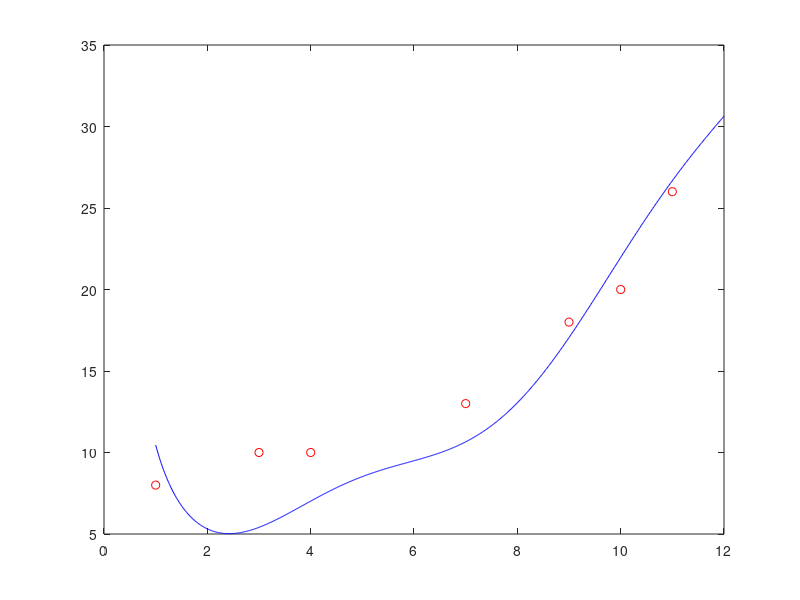

Recreate this plot in MATLAB.
x = [1 3  4  7  9  10 11];
f = [8 10 10 13 18 20 26];

A = [sum(1./x.^2), sum(1./x .* sin(x)), sum(1./x .* x.^2);
     sum(sin(x) .* 1./x), sum(sin(x).^2), sum(sin(x) .* x.^2);
     sum(x.^2 .* 1./x), sum(x.^2 .* sin(x)), sum(x.^4)];

B = [sum(f .* 1./x);
     sum(f .* sin(x));
     sum(f .* x.^2);];

C = A\B;

m = C(1)*1./x+C(2)*sin(x)+C(3)*x.^2; % Modelo
residuo = f - m; % Resido ponto a ponto
S = sum(residuo.^2); % Somatório do quadrado do residuo
xaux = 1:0.01:12;
maux = C(1)*1./xaux+C(2)*sin(xaux)+C(3)*xaux.^2; % Avaliar no modelo

plot(x,f,'or');
hold on;
plot(xaux,maux,'b')

